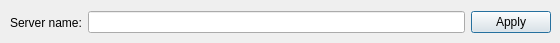
<?xml version="1.0" encoding="UTF-8"?>
<ui version="4.0">
 <class>ServerRename</class>
 <widget class="QDialog" name="ServerRename">
  <property name="geometry">
   <rect>
    <x>0</x>
    <y>0</y>
    <width>560</width>
    <height>43</height>
   </rect>
  </property>
  <property name="windowTitle">
   <string>Dialog</string>
  </property>
  <widget class="QWidget" name="">
   <property name="geometry">
    <rect>
     <x>10</x>
     <y>10</y>
     <width>541</width>
     <height>25</height>
    </rect>
   </property>
   <layout class="QHBoxLayout" name="horizontalLayout">
    <item>
     <widget class="QLabel" name="label">
      <property name="text">
       <string>Server name:</string>
      </property>
     </widget>
    </item>
    <item>
     <widget class="QLineEdit" name="lineEdit"/>
    </item>
    <item>
     <widget class="QPushButton" name="pushButton">
      <property name="text">
       <string>Apply</string>
      </property>
     </widget>
    </item>
   </layout>
  </widget>
 </widget>
 <resources/>
 <connections>
  <connection>
   <sender>lineEdit</sender>
   <signal>returnPressed()</signal>
   <receiver>pushButton</receiver>
   <slot>click()</slot>
   <hints>
    <hint type="sourcelabel">
     <x>460</x>
     <y>24</y>
    </hint>
    <hint type="destinationlabel">
     <x>491</x>
     <y>24</y>
    </hint>
   </hints>
  </connection>
 </connections>
</ui>
